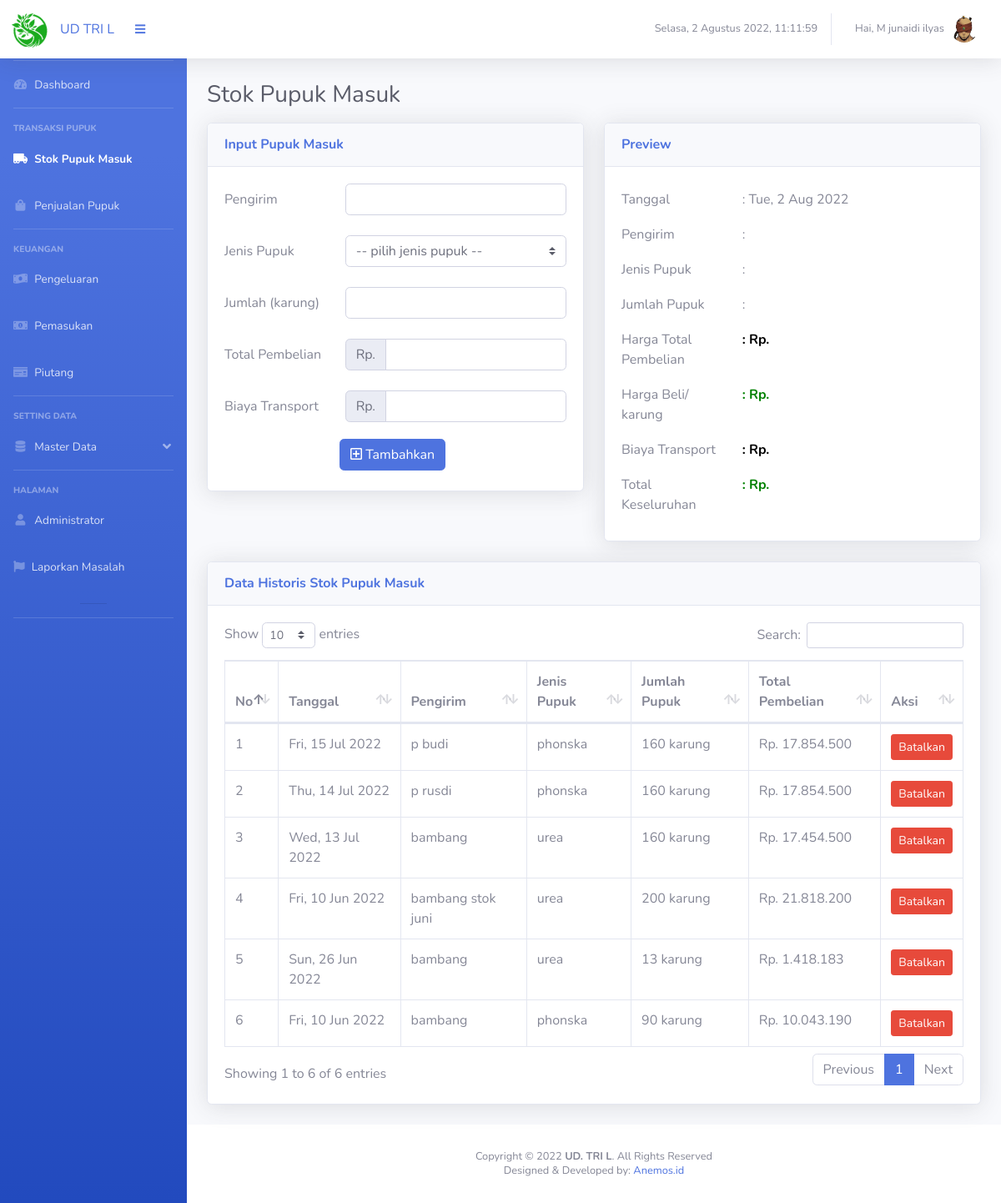
The app's page /page_stok_masuk.php?m=2&n=1 (signed in), older data.
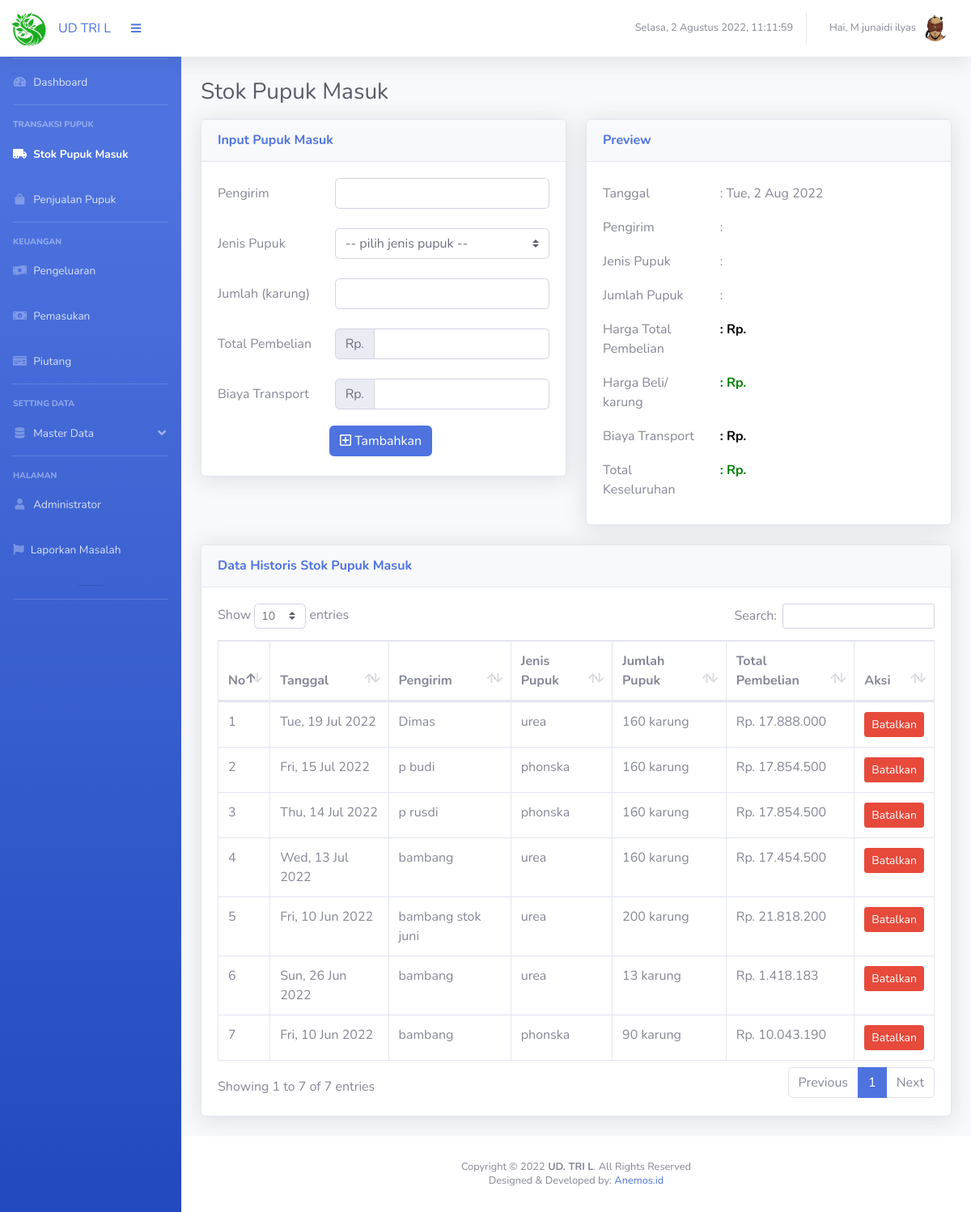
The same page, newer data.
### tables this page shows
CREATE TABLE `stok_masuk` (
  `ID_SM` int(20) NOT NULL,
  `Tanggal` varchar(50) DEFAULT NULL,
  `ID_PK` int(20) DEFAULT NULL,
  `Nama_Pengirim` varchar(100) DEFAULT NULL,
  `Jumlah_Masuk` int(100) DEFAULT NULL,
  `Nominal` int(100) DEFAULT NULL,
  `Status` int(11) DEFAULT NULL
);

CREATE TABLE `data_pupuk` (
  `ID_PK` int(20) NOT NULL,
  `Jenis_Pupuk` varchar(50) DEFAULT NULL,
  `Stok` int(20) DEFAULT NULL,
  `Harga` int(100) DEFAULT NULL,
  `Status` int(11) DEFAULT NULL
);

### functions.php (called while the page is built, shortened)
<?php
function rp($angka)
{
    $hasil_rupiah = "Rp. " . number_format($angka, 0, ',', '.');
    return $hasil_rupiah;
}

### page_stok_masuk.php (the view, shortened to what the changed rows need)
<?php
include "connection.php";
include 'functions.php';
$tanggal = date("D, j M Y ");
if (isset($_SESSION['login'])) {
    ?>
<!DOCTYPE html>
<html lang="en">
<head>
  <link href="vendor/fontawesome-free/css/all.min.css" rel="stylesheet" type="text/css">
  <link href="css/sb-admin-2.min.css" rel="stylesheet">
  <link href="vendor/datatables/dataTables.bootstrap4.min.css" rel="stylesheet">
</head>
<body id="page-top">
  <div id="wrapper">
    <?php include "segment/sidebar.php";?>
    <div id="content-wrapper" class="d-flex flex-column">
      <div id="content">
        <?php include "segment/header.php";?>
        <div class="container-fluid">
          <div class="d-sm-flex align-items-center justify-content-between ">
            <h1 class="h3 mb-3 text-gray-800">Stok Pupuk Masuk</h1>
          </div>
          <div class="row">
            <div class="col-xl-6 col-lg-6">
              <div class="card shadow mb-4">
                <div class="card-header py-3 d-flex flex-row align-items-center justify-content-between">
                  <h6 class="m-0 font-weight-bold text-primary">Input Pupuk Masuk</h6>
                </div>
                <div class="card-body">
                  <form method="POST" action="addStokMasuk.php" enctype="multipart/form-data">
                    <div class="row mb-2">
                      <label class="col-sm-4 col-form-label">Pengirim</label>
                      <div class="col-sm-8">
                        <input type="text" class="form-control" id="pengirim" name="pengirim" required
                          onkeyup="SETis()">
                      </div>
                    </div>
                    <div class="row mb-4">
                      <label class="col-sm-4 col-form-label">Jenis Pupuk</label>
                      <div class="col-sm-8">
                        <select class="custom-select" id="jenisPP" name="jenisPP" onchange="SETPP()">
                          <option selected="true" disabled="disabled">-- pilih jenis pupuk --
                          </option>
                        </select>
                      </div>
                    </div>
                    <div class="row mb-2">
                      <label class="col-sm-4 col-form-label">Jumlah (karung)</label>
                      <div class="col-sm-8">
                        <input type="number" class="form-control" id="jumlah" name="jumlah" required onkeyup="SETis()">
                      </div>
                    </div>
                    <div class="row mb-2">
                      <label class="col-sm-4 col-form-label"> Total Pembelian</label>
                      <div class="input-group col-sm-8">
                        <div class="input-group-prepend">
                          <span class="input-group-text" id="basic-addon1">Rp.</span>
                        </div>
                        <input type="text" class="form-control" id="harga" name="harga" required
                          onkeyup="countPerKarung()">
                      </div>
                    </div>
                    <div class="row mt-4 ">
                      <label class="col-sm-4 col-form-label ">Biaya Transport</label>
                      <div class="input-group col-sm-8">
                        <div class="input-group-prepend">
                          <span class="input-group-text" id="basic-addon1">Rp.</span>
                        </div>
                        <input type="text" class="form-control" id="transport" name="transport"
                          onkeyup="totalKeseluruhan()">
                      </div>
                    </div>
                </div>
                <div class="row mb-4">
                  <label class="col-sm-4 col-form-label"> </label>
                  <div class="col-sm-8">
                    <button type="submit" class="btn btn-primary" name="tambah"><i class="far fa-plus-square"></i>
                      Tambahkan </button>
                  </div>
                </div>
              </div>
            </div>
            <div class="col-xl-6 col-lg-6">
              <div class="card shadow mb-4">
                <div class="card-header py-3 d-flex flex-row align-items-center justify-content-between">
                  <h6 class="m-0 font-weight-bold text-primary">Preview</h6>
                </div>
                <div class="card-body">
                  <div class="row mb-1">
                    <label class="col-sm-4 col-form-label"> Tanggal </label>
                    <label class="col-sm-5 col-form-label" id="tanggal"><?=": " . ($tanggal)?>
                    </label>
                  </div>
                  <div class="row mb-1">
                    <label class="col-sm-4 col-form-label">Pengirim</label>
                    <label class="col-sm-5 col-form-label" id="pengirimPP">:
                    </label>
                  </div>
                  <div class="row mb-1">
                    <label class="col-sm-4 col-form-label">Jenis Pupuk</label>
                    <label class="col-sm-5 col-form-label" id="pupuk" name="pupuk">:
                    </label>
                  </div>
                  <div class="row mb-1">
                    <label class="col-sm-4 col-form-label">Jumlah Pupuk</label>
                    <label class="col-sm-5 col-form-label" id="jumPP">:
                    </label>
                  </div>
                  <div class="row mb-1">
                    <label class="col-sm-4 col-form-label">Harga Total Pembelian</label>
                    <label class="col-sm-5 col-form-label" id="hargaPP" name="hargaPP"
                      style="font-weight:bold; color:Black;">: Rp.
                    </label>
                  </div>
                  <div class="row mb-1">
                    <label class="col-sm-4 col-form-label">Harga Beli/ karung</label>
                    <label class="col-sm-5 col-form-label" id="perkarung" name="perkarung"
                      style="font-weight:bold; color:green;">: Rp.
                    </label>
                  </div>
                  <div class="row mb-1">
                    <label class="col-sm-4 col-form-label">Biaya Transport</label>
                    <label class="col-sm-5 col-form-label" id="biaya_transport" name="biaya_transport"
                      style="font-weight:bold; color:BLACK;">: Rp.
                    </label>
                  </div>
                  <div class="row mb-1">
                    <label class="col-sm-4 col-form-label">Total Keseluruhan</label>
                    <label class="col-sm-5 col-form-label" id="keseluruhan" name="keseluruhan"
                      style="font-weight:bold; color:green;">: Rp.
                    </label>
                  </div>
                </div>
              </div>
            </div>
          </div>
          <div class="row">
            <div class="col-xl-12 col-lg-12">
              <div class="card shadow mb-4">
                <div class="card-header py-3 d-flex flex-row align-items-center justify-content-between">
                  <h6 class="m-0 font-weight-bold text-primary">Data Historis Stok Pupuk Masuk</h6>
                </div>
                <div class="card-body">
                  <div class="table-responsive">
                    <table class="table table-bordered" id="tableMasuk" width="100%" cellspacing="0">
                      <thead>
                        <tr>
                          <th scope="col">No</th>
                          <th scope="col">Tanggal</th>
                          <th scope="col">Pengirim</th>
                          <th scope="col">Jenis Pupuk</th>
                          <th scope="col">Jumlah Pupuk</th>
                          <th scope="col">Total Pembelian</th>
                          <th scope="col">Aksi</th>
                        </tr>
                      </thead>
                      <tbody>
                        <?php
$no = 1;
    $data = mysqli_query($conn, "SELECT * FROM stok_masuk
    INNER JOIN data_pupuk ON stok_masuk.ID_PK = data_pupuk.ID_PK ORDER BY ID_SM DESC
    ");
    foreach ($data as $all):
        echo ('<tr><td>' . $no . '</td>');
        echo ('<td>' . $all['Tanggal'] . '</td>');
        echo ('<td>' . $all['Nama_Pengirim'] . '</td>');
        echo ('<td>' . $all['Jenis_Pupuk'] . '</td>');
        echo ('<td>' . $all['Jumlah_Masuk'] . ' karung</td>');
        echo ('<td>' . rp($all["Nominal"]) . '</td>');
        echo ('<td> <center><a href="" class="btn btn-danger btn-sm" data-toggle="modal" data-target="#exampleModalCenter');
        echo ($all['ID_SM'] . '">Batalkan</a></td></center></tr>');
        ?>
                        <?php $no++;
        ?></tr>
                        <?php endforeach;?>
                      </tbody>
                    </table>
                  </div>
                </div>
              </div>
            </div>
          </div>
        </div>
        <?php include "segment/footer.php";?>
      </div>
    </div>
  </div>
</body>
</html>
<?php } else {
    header("Location: login.php");
    exit();
}
?>

Row changes from the older to the newer data that the page shows:
added stok_masuk: Tanggal "Tue, 19 Jul 2022", Nama_Pengirim "Dimas", ID_PK.Jenis_Pupuk "urea", Jumlah_Masuk "160", Nominal "Rp. 17.888.000"
Text that changed along with them:
text written by a page script: "Show entries Search: Showing 1 to 6 of 6 entries Previous 1 Next" → "Show entries Search: Showing 1 to 7 of 7 entries Previous 1 Next"
